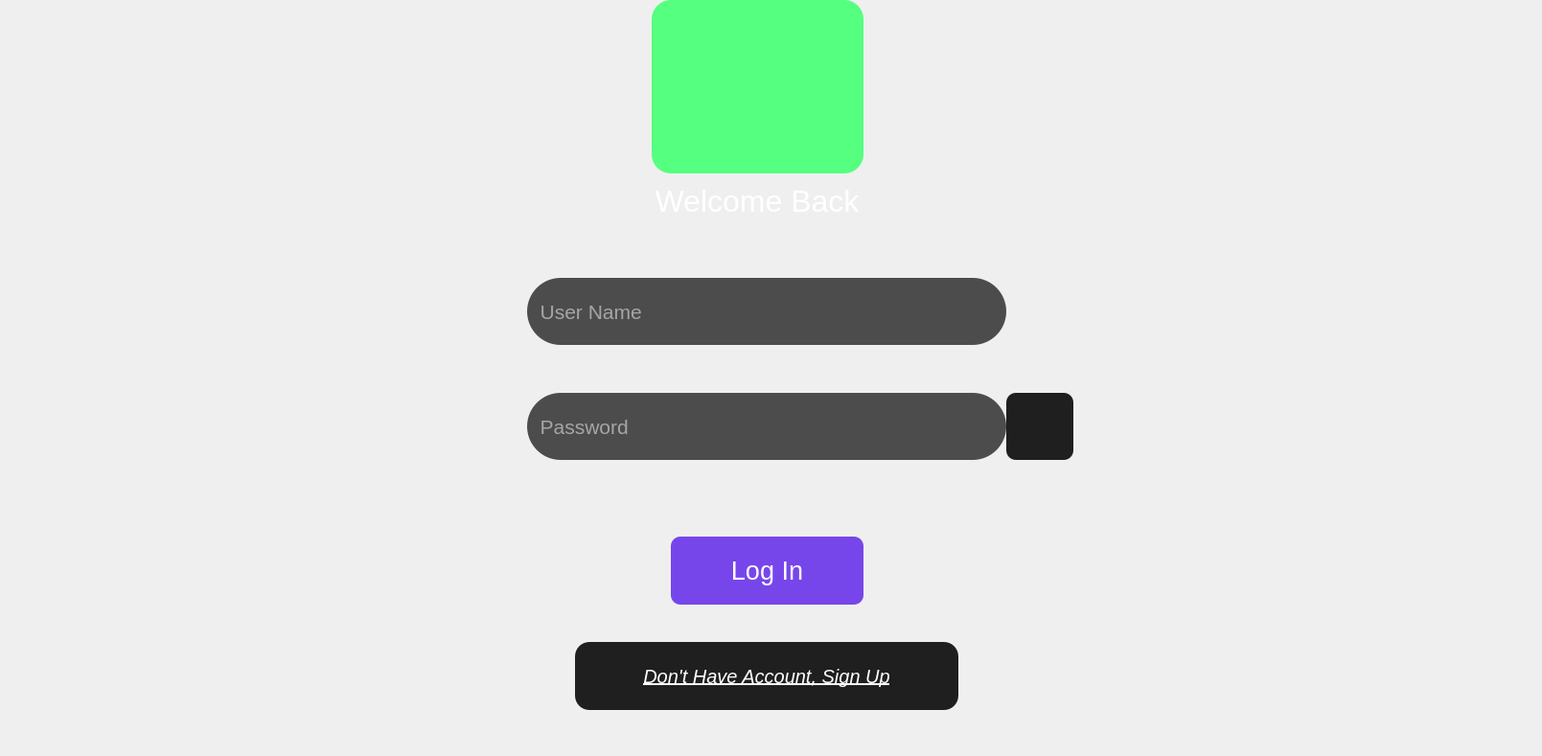
    <widget class="QWidget" name="page_8">
     <widget class="QWidget" name="widget_20" native="true">
      <property name="geometry">
       <rect>
        <x>0</x>
        <y>0</y>
        <width>1600</width>
        <height>780</height>
       </rect>
      </property>
      <widget class="QLabel" name="label_62">
       <property name="geometry">
        <rect>
         <x>680</x>
         <y>0</y>
         <width>221</width>
         <height>181</height>
        </rect>
       </property>
       <property name="styleSheet">
        <string notr="true">border-radius:20px;
background-color: rgb(85, 255, 127);
background-image: url(:/new/prefix1/firstPage.png);
</string>
       </property>
       <property name="text">
        <string/>
       </property>
       <property name="pixmap">
        <pixmap resource="assets.qrc">:/new/prefix1/Screenshot 2024-05-15 005649.png</pixmap>
       </property>
       <property name="scaledContents">
        <bool>true</bool>
       </property>
      </widget>
      <widget class="QLabel" name="label_63">
       <property name="geometry">
        <rect>
         <x>640</x>
         <y>180</y>
         <width>300</width>
         <height>61</height>
        </rect>
       </property>
       <property name="font">
        <font>
         <family>Segoe UI</family>
         <pointsize>24</pointsize>
         <bold>false</bold>
        </font>
       </property>
       <property name="styleSheet">
        <string notr="true">color: rgb(255, 255, 255);</string>
       </property>
       <property name="text">
        <string>&lt;html&gt;&lt;head/&gt;&lt;body&gt;&lt;p align=&quot;center&quot;&gt;Welcome Back&lt;/p&gt;&lt;/body&gt;&lt;/html&gt;</string>
       </property>
      </widget>
      <widget class="QLineEdit" name="lineEdit_user_name8">
       <property name="geometry">
        <rect>
         <x>550</x>
         <y>290</y>
         <width>500</width>
         <height>70</height>
        </rect>
       </property>
       <property name="font">
        <font>
         <family>Arial</family>
         <pointsize>16</pointsize>
        </font>
       </property>
       <property name="styleSheet">
        <string notr="true">background-color: rgb(76, 76, 76);
border-radius:35px;
color:rgb(255, 255, 255);
</string>
       </property>
       <property name="text">
        <string/>
       </property>
       <property name="placeholderText">
        <string>  User Name</string>
       </property>
      </widget>
      <widget class="QLineEdit" name="lineEdit_password8">
       <property name="geometry">
        <rect>
         <x>550</x>
         <y>410</y>
         <width>500</width>
         <height>70</height>
        </rect>
       </property>
       <property name="font">
        <font>
         <family>Arial</family>
         <pointsize>16</pointsize>
        </font>
       </property>
       <property name="styleSheet">
        <string notr="true">background-color: rgb(76, 76, 76);
border-radius:35px;
color: rgb(255, 255, 255);
</string>
       </property>
       <property name="text">
        <string/>
       </property>
       <property name="echoMode">
        <enum>QLineEdit::Password</enum>
       </property>
       <property name="placeholderText">
        <string>  Password</string>
       </property>
      </widget>
      <widget class="QPushButton" name="pushButton_logIn">
       <property name="geometry">
        <rect>
         <x>700</x>
         <y>560</y>
         <width>201</width>
         <height>71</height>
        </rect>
       </property>
       <property name="font">
        <font>
         <family>Arial</family>
         <pointsize>20</pointsize>
         <bold>false</bold>
        </font>
       </property>
       <property name="styleSheet">
        <string notr="true">QPushButton:hover{
	background-color:rgb(100, 60, 200);
}
QPushButton{
background-color:rgb(119, 70, 234);
border-radius:10px;
color:rgb(255, 255, 255);
}</string>
       </property>
       <property name="text">
        <string>Log In</string>
       </property>
      </widget>
      <widget class="QPushButton" name="pushButton_backToSignIn">
       <property name="geometry">
        <rect>
         <x>600</x>
         <y>670</y>
         <width>400</width>
         <height>71</height>
        </rect>
       </property>
       <property name="font">
        <font>
         <family>Arial</family>
         <pointsize>15</pointsize>
         <italic>true</italic>
         <bold>false</bold>
         <underline>true</underline>
        </font>
       </property>
       <property name="styleSheet">
        <string notr="true">background-color: rgb(31,31,31);
color: rgb(255, 255, 255);
border-radius:15px;</string>
       </property>
       <property name="text">
        <string>Don't Have Account, Sign Up</string>
       </property>
      </widget>
      <widget class="QLabel" name="label_error8">
       <property name="geometry">
        <rect>
         <x>600</x>
         <y>650</y>
         <width>400</width>
         <height>21</height>
        </rect>
       </property>
       <property name="font">
        <font>
         <family>Arial</family>
         <pointsize>11</pointsize>
        </font>
       </property>
       <property name="styleSheet">
        <string notr="true">color: rgb(255, 0, 0);</string>
       </property>
       <property name="text">
        <string>&lt;html&gt;&lt;head/&gt;&lt;body&gt;&lt;p align=&quot;center&quot;&gt;&lt;br/&gt;&lt;/p&gt;&lt;/body&gt;&lt;/html&gt;</string>
       </property>
      </widget>
      <widget class="QPushButton" name="pushButton_159">
       <property name="geometry">
        <rect>
         <x>1050</x>
         <y>410</y>
         <width>70</width>
         <height>70</height>
        </rect>
       </property>
       <property name="styleSheet">
        <string notr="true">background-color:rgb(31, 31, 31) ;
border-radius:10;</string>
       </property>
       <property name="text">
        <string/>
       </property>
       <property name="icon">
        <iconset resource="assets.qrc">
         <normaloff>:/new/prefix1/eye-password-show-svgrepo-com (1).png</normaloff>:/new/prefix1/eye-password-show-svgrepo-com (1).png</iconset>
       </property>
       <property name="iconSize">
        <size>
         <width>40</width>
         <height>40</height>
        </size>
       </property>
      </widget>
     </widget>
    </widget>
